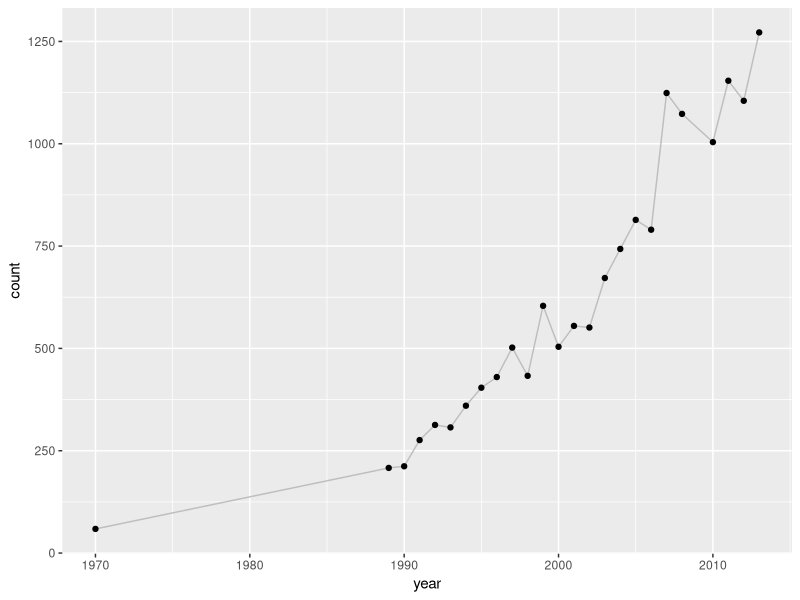
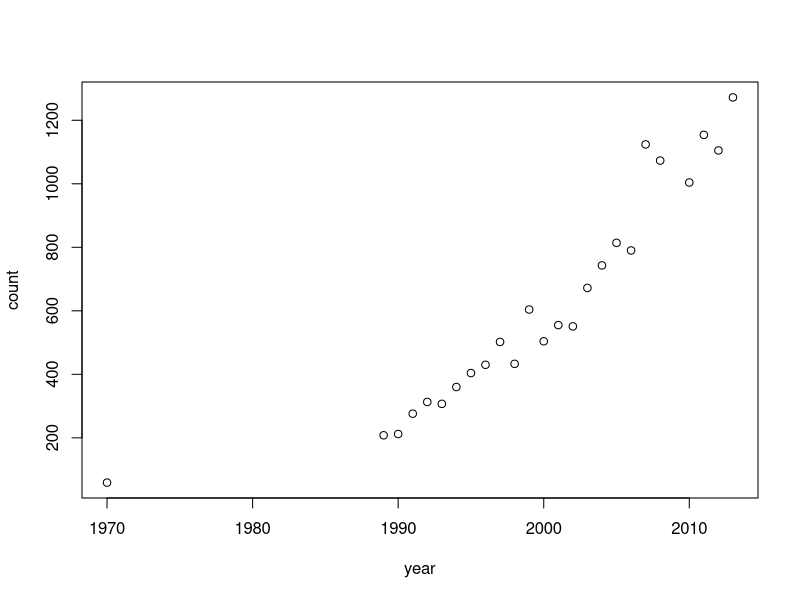
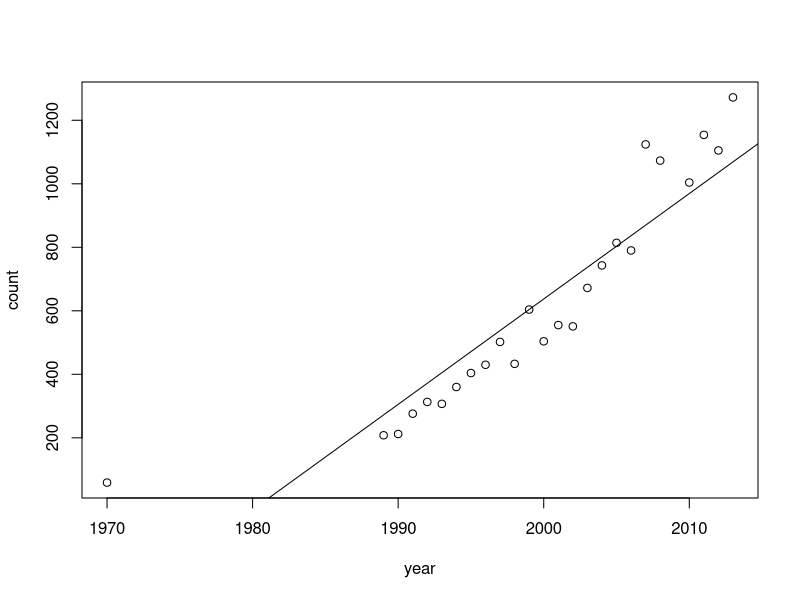
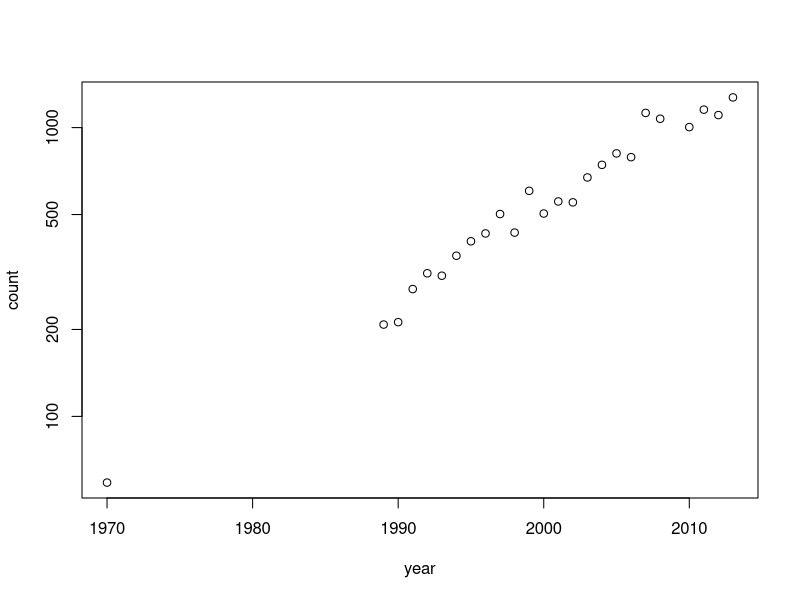
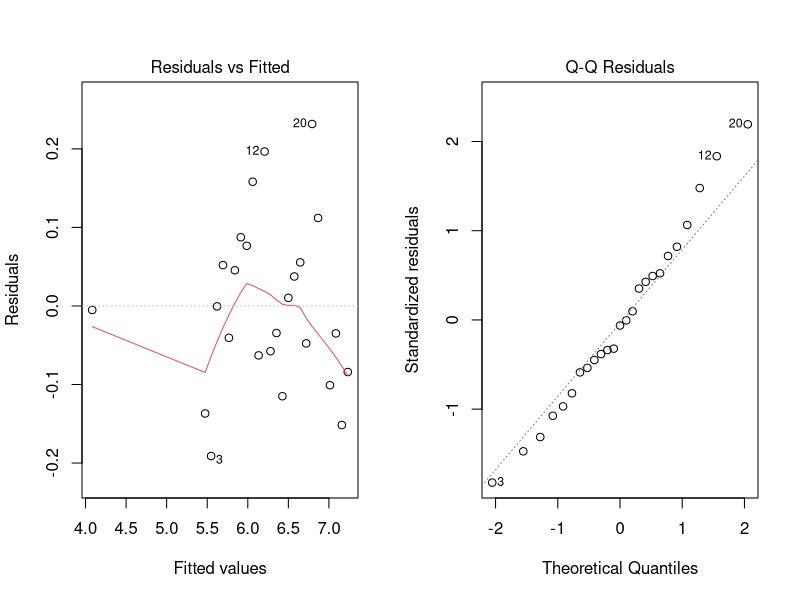
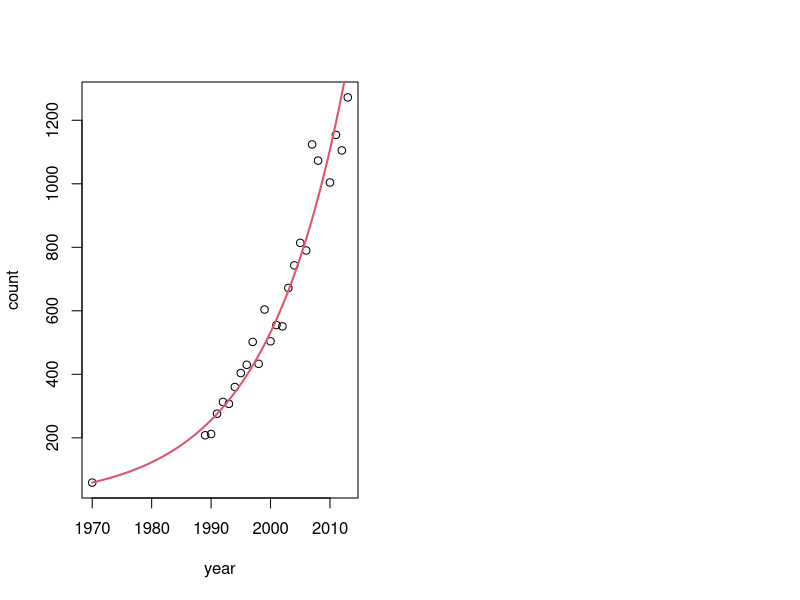

The R source for these figures, in order:
## ---- chunk 1
knitr::opts_chunk$set(echo = FALSE, message = FALSE, warning = FALSE)
#output: html_document
## ---- chunk 2
cols <- function(side = "l", w = 50){
  side <- ifelse(side == "l", "left", "right")
  cat(paste0('<div style="float:', side, '; width: ', w, '%;">'))
}
## ---- chunk 3
WA <- read.csv("data/WA_SeaOtters_PopGrowth.csv")
require(ggplot2)
ggplot(WA, aes(year, count)) + geom_path(col = "grey") + geom_point()
## ---- chunk 4
cols("l")
## ---- chunk 5
cols("r")
## ---- chunk 6
cols("l")
## ---- chunk 7
cols("r")
## ---- chunk 8
WA <- read.csv("data/WA_SeaOtters_PopGrowth.csv")
head(WA)
## ---- chunk 9
plot(WA)
## ---- chunk 10
plot(WA); abline(lm(count ~ year, data = WA))
## ---- chunk 11
plot(WA, log = "y")
## ---- chunk 12
WA.growth <- lm(log(count) ~ I(year-1970), data = WA)
summary(WA.growth)
par(mfrow = c(1,2))
plot(WA.growth, 1:2)

#require(ggplot2)
#ggplot(WA, aes(year, count)) + geom_point() + geom_smooth(method = "glm", #family = "log")
## ---- chunk 13
plot(count~year, data = WA)
curve(59.14 * exp(0.07325 * (x-1970)), add = TRUE, col = 2, lwd = 2)
## ---- chunk 14
cols("l",60)
## ---- chunk 15
cols("r",40)
